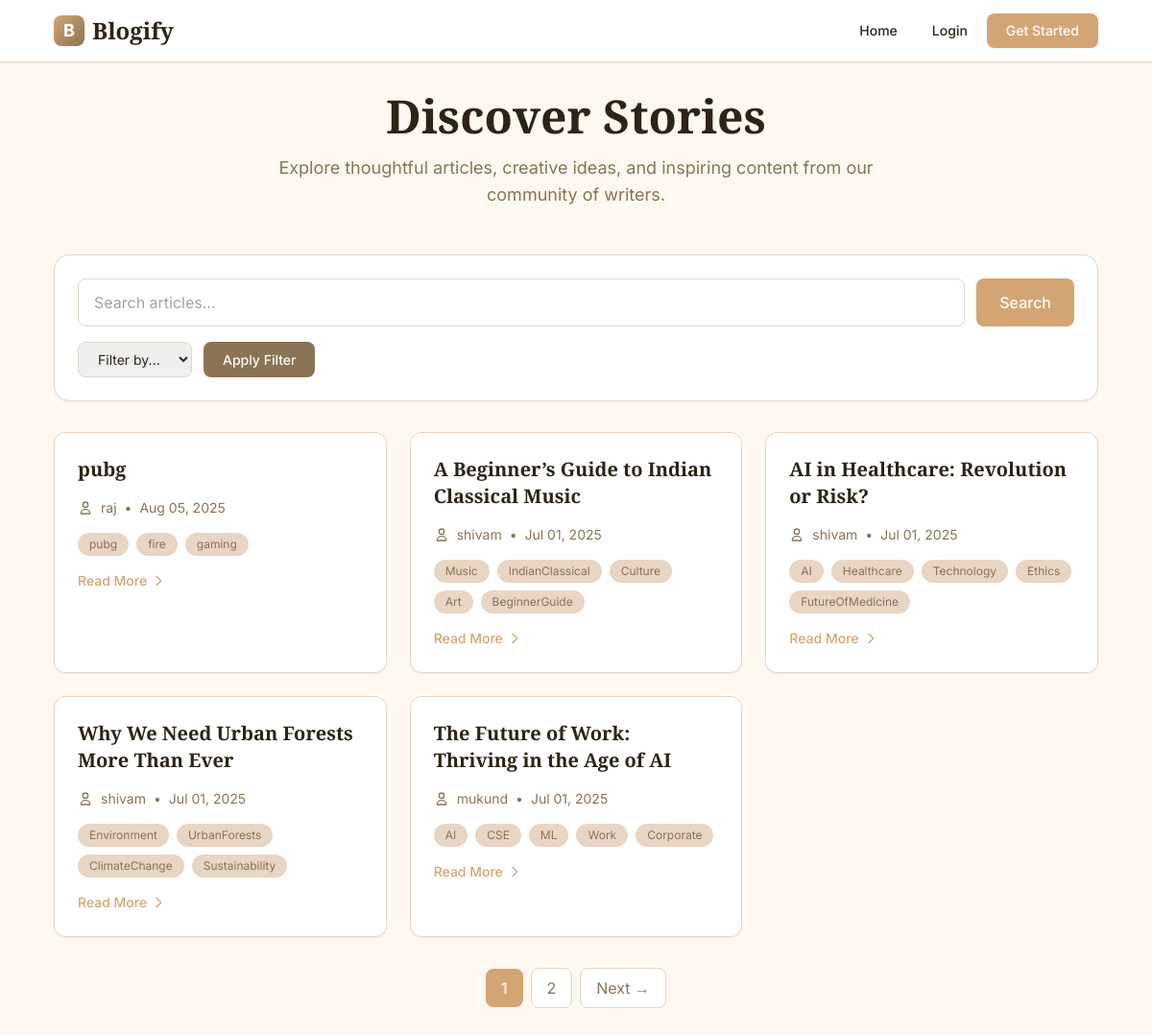
The page / on the database its author committed.
### models/post.py (models this page shows)
class Post(db.Model):
    __tablename__ = 'post'
    id = db.Column(db.Integer, primary_key=True)
    title = db.Column(db.String(200), nullable=False)
    content = db.Column(db.Text, nullable=False)
    tags = db.Column(db.String(200))
    is_published = db.Column(db.Boolean, default=False)
    is_approved = db.Column(db.Boolean, default=False)
    is_deleted = db.Column(db.Boolean, default=False)
    created_at = db.Column(db.DateTime, default=datetime.utcnow)
    updated_at = db.Column(db.DateTime, default=datetime.utcnow, onupdate=datetime.utcnow)
    user_id = db.Column(db.Integer, db.ForeignKey('login_info.user_id'), nullable=False)
    likes = db.relationship('Like', backref='post', cascade="all, delete-orphan", lazy='dynamic')
    comments = db.relationship('Comment', backref='post', cascade="all, delete-orphan", lazy='dynamic')

### models/login_info.py (models this page shows)
class LoginInfo(db.Model):
    __tablename__ = 'login_info'
    user_id = db.Column(db.Integer, primary_key=True)
    username = db.Column(db.String(150), unique=True, nullable=False)
    password = db.Column(db.String(255), nullable=False)
    role = db.Column(db.Enum(UserRole), nullable=False)
    profile = db.relationship('UserProfile', backref='login', uselist=False)
    posts = db.relationship('Post', backref='author', lazy=True)

### routes/home_routes.py (the view)
@public_bp.route('/', methods=['GET'])
def home():
    return home_controller()

### controllers/publisher_controller.py (called while the page is built)
def home():
    page = request.args.get('page', 1, type=int)
    per_page = 5
    posts = Post.query.filter(
        Post.is_published == True,
        Post.is_approved == True,
        Post.is_deleted == False
    ).order_by(Post.created_at.desc()).paginate(page=page, per_page=per_page)
    return render_template('home.html', posts=posts)

### templates/home.html (shortened to what this page needs)
{% extends 'base.html' %}
{% block content %}
<div class="text-center mb-12">
  <h1 class="font-serif text-5xl font-bold text-dark mb-4">Discover Stories</h1>
  <p class="text-secondary text-lg max-w-2xl mx-auto">Explore thoughtful articles, creative ideas, and inspiring content from our community of writers.</p>
</div>
<div class="bg-white rounded-2xl shadow-sm border border-accent p-6 mb-8">
  <form method="GET" action="{{ url_for('public.search') }}" class="space-y-4">
    <div class="flex gap-3">
      <input type="text" name="q" placeholder="Search articles..." value="{{ query or '' }}"
             class="flex-1 px-4 py-3 border border-accent rounded-lg focus:outline-none focus:ring-2 focus:ring-primary focus:border-transparent transition-all duration-200">
      <button type="submit" class="px-6 py-3 bg-primary text-white rounded-lg font-medium hover:bg-opacity-90 transition-all duration-200 shadow-sm">
        Search
      </button>
    </div>
    <div class="flex flex-wrap gap-3">
      <select name="filter_type" class="px-4 py-2 border border-accent rounded-lg focus:outline-none focus:ring-2 focus:ring-primary text-sm" onchange="toggleFilterInputs(this.value)">
        <option value="">Filter by...</option>
      </select>
      <button type="submit" class="px-5 py-2 bg-secondary text-white rounded-lg text-sm font-medium hover:bg-opacity-90 transition-all duration-200">
        Apply Filter
      </button>
    </div>
  </form>
</div>
{% if posts.items %}
  <div class="grid grid-cols-1 md:grid-cols-2 lg:grid-cols-3 gap-6 mb-8">
    {% for post in posts.items %}
      <article class="bg-white rounded-xl shadow-sm border border-accent overflow-hidden hover:shadow-md transition-all duration-300 group">
        <div class="p-6 space-y-4">
          <h2 class="font-serif text-xl font-bold text-dark group-hover:text-primary transition-colors duration-200">
            <a href="{{ url_for('publisher.show_post', post_id=post.id) }}">{{ post.title }}</a>
          </h2>
          <div class="flex items-center text-sm text-secondary space-x-2">
            <svg class="w-4 h-4" fill="none" stroke="currentColor" viewBox="0 0 24 24">
              <path stroke-linecap="round" stroke-linejoin="round" stroke-width="2" d="M16 7a4 4 0 11-8 0 4 4 0 018 0zM12 14a7 7 0 00-7 7h14a7 7 0 00-7-7z"></path>
            </svg>
            <span>{{ post.author.username if post.author else 'Unknown' }}</span>
            <span>•</span>
            <span>{{ post.created_at.strftime('%b %d, %Y') }}</span>
          </div>
          {% if post.tags %}
            <div class="flex flex-wrap gap-2">
              {% for tag in post.tags.split(',') %}
                <span class="px-3 py-1 bg-accent text-secondary text-xs rounded-full">{{ tag.strip() }}</span>
              {% endfor %}
            </div>
          {% endif %}
          <a href="{{ url_for('publisher.show_post', post_id=post.id) }}"
             class="inline-flex items-center text-primary font-medium text-sm hover:text-secondary transition-colors duration-200">
            Read More
            <svg class="w-4 h-4 ml-1 group-hover:translate-x-1 transition-transform duration-200" fill="none" stroke="currentColor" viewBox="0 0 24 24">
              <path stroke-linecap="round" stroke-linejoin="round" stroke-width="2" d="M9 5l7 7-7 7"></path>
            </svg>
          </a>
        </div>
      </article>
    {% endfor %}
  </div>
  <div class="flex justify-center items-center space-x-2">
    {% for page_num in range(1, posts.pages + 1) %}
      {% if page_num == posts.page %}
        <span class="px-4 py-2 bg-primary text-white rounded-lg font-medium">{{ page_num }}</span>
      {% else %}
        <a href="{{ url_for('public.search', q=query, tag=tag_filter, publisher=publisher_filter, page=page_num) }}"
           class="px-4 py-2 bg-white border border-accent rounded-lg text-secondary hover:bg-accent transition-all duration-200">
          {{ page_num }}
        </a>
      {% endif %}
    {% endfor %}
    {% if posts.has_next %}
      <a href="{{ url_for('public.search', q=query, tag=tag_filter, publisher=publisher_filter, page=posts.next_num) }}"
         class="px-4 py-2 bg-white border border-accent rounded-lg text-secondary hover:bg-accent transition-all duration-200">
        Next →
      </a>
    {% endif %}
  </div>
{% endif %}
{% endblock %}

### templates/base.html (shortened to what this page needs)
<!DOCTYPE html>
<html lang="en">
<head>
    <script src="https://cdn.tailwindcss.com"></script>
</head>
<body class="bg-warm text-dark font-sans antialiased">
    {% include 'navbar.html' %}
    <main class="min-h-screen">
        <div class="max-w-6xl mx-auto px-4 sm:px-6 lg:px-8 py-8">
            {% block content %}{% endblock %}
        </div>
    </main>
</body>
</html>

### templates/navbar.html (shortened to what this page needs)
<nav class="bg-white shadow-sm border-b border-accent sticky top-0 z-50">
    <div class="max-w-6xl mx-auto px-4 sm:px-6 lg:px-8">
        <div class="flex justify-between items-center h-16">
            <a href="{{ url_for('public.home') }}" class="flex items-center space-x-2 group">
                <div class="w-8 h-8 bg-gradient-to-br from-primary to-secondary rounded-lg flex items-center justify-center transform group-hover:scale-110 transition-transform duration-200">
                    <span class="text-white font-bold text-lg">B</span>
                </div>
                <span class="font-serif text-2xl font-bold text-dark group-hover:text-primary transition-colors duration-200">Blogify</span>
            </a>
            <div class="flex items-center space-x-1">
                <a href="{{ url_for('public.home') }}" class="px-4 py-2 rounded-lg text-sm font-medium text-dark hover:bg-accent hover:text-primary transition-all duration-200">
                    Home
                </a>
                {% if session.get('user_id') %}
                    <a href="{{ url_for('user.view_profile') }}" class="px-4 py-2 rounded-lg text-sm font-medium text-dark hover:bg-accent hover:text-primary transition-all duration-200">
                        Profile
                    </a>
                    <a href="{{ url_for('user.logout') }}" class="ml-2 px-5 py-2 bg-secondary text-white rounded-lg text-sm font-medium hover:bg-opacity-90 transition-all duration-200 shadow-sm">
                        Logout
                    </a>
                {% else %}
                    <a href="{{ url_for('user.login') }}" class="px-4 py-2 rounded-lg text-sm font-medium text-dark hover:bg-accent hover:text-primary transition-all duration-200">
                        Login
                    </a>
                    <a href="{{ url_for('user.register') }}" class="ml-2 px-5 py-2 bg-primary text-white rounded-lg text-sm font-medium hover:bg-opacity-90 transition-all duration-200 shadow-sm">
                        Get Started
                    </a>
                {% endif %}
            </div>
        </div>
    </div>
</nav>

### rows shown on the page
Post: title "pubg", author "raj", created_at "Aug 05, 2025", strip "pubg" "fire" "gaming"
Post: title "A Beginner’s Guide to Indian Classical Music", author "shivam", created_at "Jul 01, 2025", strip "Music" "IndianClassical" "Culture" "Art" "BeginnerGuide"
Post: title "AI in Healthcare: Revolution or Risk?", author "shivam", created_at "Jul 01, 2025", strip "AI" "Healthcare" "Technology" "Ethics" "FutureOfMedicine"
Post: title "Why We Need Urban Forests More Than Ever", author "shivam", created_at "Jul 01, 2025", strip "Environment" "UrbanForests" "ClimateChange" "Sustainability"
Post: title "The Future of Work: Thriving in the Age of AI", author "mukund", created_at "Jul 01, 2025", strip "AI" "CSE" "ML" "Work" "Corporate"

### other values the page prints
{{ page_num }} "1"
{{ page_num }} "2"
